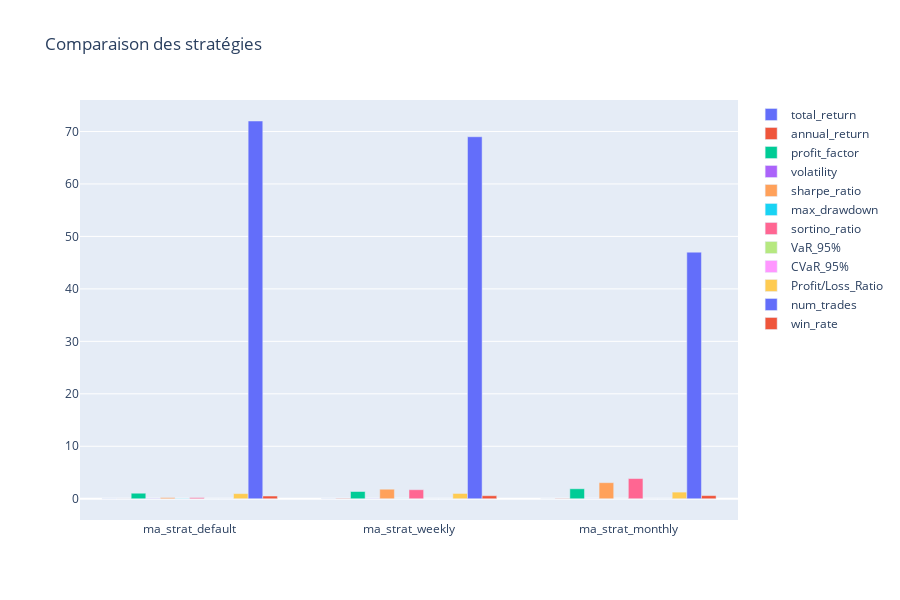
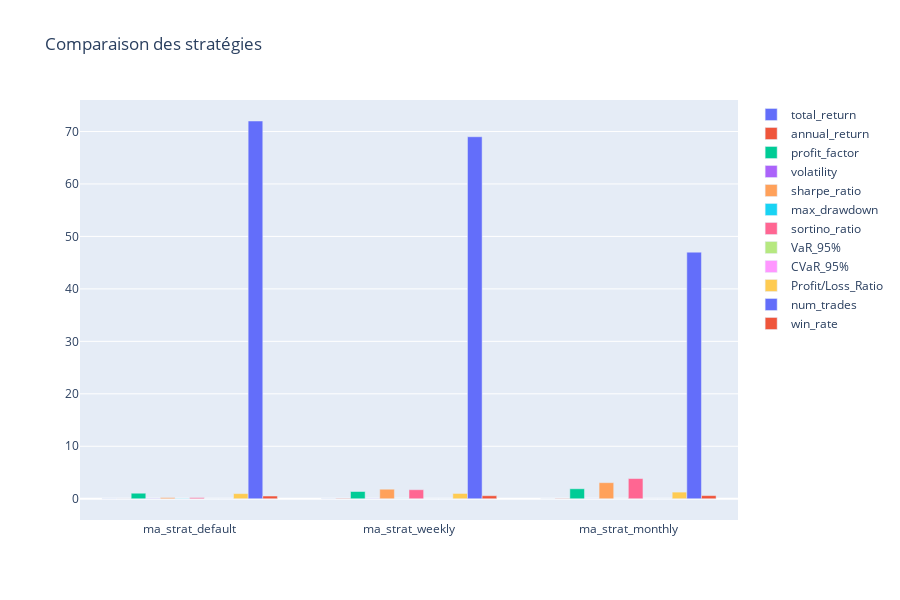

The cell these charts' notebook holds for them, in order:
### Code cell
# Compare all strategies
manager.compare_strategies(backend=backend)

### Figure 1 — Plotly figure (JSON) as saved in the notebook; plotly's stock layout.template omitted (floating-point values rounded to 4 significant figures)
{"data": [{"name": "total_return", "type": "bar", "x": ["ma_strat_default", "ma_strat_weekly", "ma_strat_monthly"], "y": [0.01758, 0.01538, 0.002995]}, {"name": "annual_return", "type": "bar", "x": ["ma_strat_default", "ma_strat_weekly", "ma_strat_monthly"], "y": [0.01214, 0.07524, 0.06481]}, {"name": "profit_factor", "type": "bar", "x": ["ma_strat_default", "ma_strat_weekly", "ma_strat_monthly"], "y": [1.051, 1.379, 1.901]}, {"name": "volatility", "type": "bar", "x": ["ma_strat_default", "ma_strat_weekly", "ma_strat_monthly"], "y": [0.05506, 0.04141, 0.02116]}, {"name": "sharpe_ratio", "type": "bar", "x": ["ma_strat_default", "ma_strat_weekly", "ma_strat_monthly"], "y": [0.2204, 1.817, 3.063]}, {"name": "max_drawdown", "type": "bar", "x": ["ma_strat_default", "ma_strat_weekly", "ma_strat_monthly"], "y": [-0.04795, -0.0192, -0.001793]}, {"name": "sortino_ratio", "type": "bar", "x": ["ma_strat_default", "ma_strat_weekly", "ma_strat_monthly"], "y": [0.2195, 1.723, 3.85]}, {"name": "VaR_95%", "type": "bar", "x": ["ma_strat_default", "ma_strat_weekly", "ma_strat_monthly"], "y": [-0.005087, -0.003694, -0.001401]}, {"name": "CVaR_95%", "type": "bar", "x": ["ma_strat_default", "ma_strat_weekly", "ma_strat_monthly"], "y": [-0.007729, -0.005337, -0.001793]}, {"name": "Profit/Loss_Ratio", "type": "bar", "x": ["ma_strat_default", "ma_strat_weekly", "ma_strat_monthly"], "y": [0.9802, 1.008, 1.267]}, {"name": "num_trades", "type": "bar", "x": ["ma_strat_default", "ma_strat_weekly", "ma_strat_monthly"], "y": [72, 69, 47]}, {"name": "win_rate", "type": "bar", "x": ["ma_strat_default", "ma_strat_weekly", "ma_strat_monthly"], "y": [0.5175, 0.5778, 0.6]}], "layout": {"barmode": "group", "height": 600, "title": {"text": "Comparaison des stratégies"}}}

### Figure 2 — Plotly figure (JSON) as saved in the notebook; plotly's stock layout.template omitted (floating-point values rounded to 4 significant figures)
{"data": [{"name": "total_return", "type": "bar", "x": ["ma_strat_default", "ma_strat_weekly", "ma_strat_monthly"], "y": [0.01758, 0.01538, 0.002995]}, {"name": "annual_return", "type": "bar", "x": ["ma_strat_default", "ma_strat_weekly", "ma_strat_monthly"], "y": [0.01214, 0.07524, 0.06481]}, {"name": "profit_factor", "type": "bar", "x": ["ma_strat_default", "ma_strat_weekly", "ma_strat_monthly"], "y": [1.051, 1.379, 1.901]}, {"name": "volatility", "type": "bar", "x": ["ma_strat_default", "ma_strat_weekly", "ma_strat_monthly"], "y": [0.05506, 0.04141, 0.02116]}, {"name": "sharpe_ratio", "type": "bar", "x": ["ma_strat_default", "ma_strat_weekly", "ma_strat_monthly"], "y": [0.2204, 1.817, 3.063]}, {"name": "max_drawdown", "type": "bar", "x": ["ma_strat_default", "ma_strat_weekly", "ma_strat_monthly"], "y": [-0.04795, -0.0192, -0.001793]}, {"name": "sortino_ratio", "type": "bar", "x": ["ma_strat_default", "ma_strat_weekly", "ma_strat_monthly"], "y": [0.2195, 1.723, 3.85]}, {"name": "VaR_95%", "type": "bar", "x": ["ma_strat_default", "ma_strat_weekly", "ma_strat_monthly"], "y": [-0.005087, -0.003694, -0.001401]}, {"name": "CVaR_95%", "type": "bar", "x": ["ma_strat_default", "ma_strat_weekly", "ma_strat_monthly"], "y": [-0.007729, -0.005337, -0.001793]}, {"name": "Profit/Loss_Ratio", "type": "bar", "x": ["ma_strat_default", "ma_strat_weekly", "ma_strat_monthly"], "y": [0.9802, 1.008, 1.267]}, {"name": "num_trades", "type": "bar", "x": ["ma_strat_default", "ma_strat_weekly", "ma_strat_monthly"], "y": [72, 69, 47]}, {"name": "win_rate", "type": "bar", "x": ["ma_strat_default", "ma_strat_weekly", "ma_strat_monthly"], "y": [0.5175, 0.5778, 0.6]}], "layout": {"barmode": "group", "height": 600, "title": {"text": "Comparaison des stratégies"}}}
